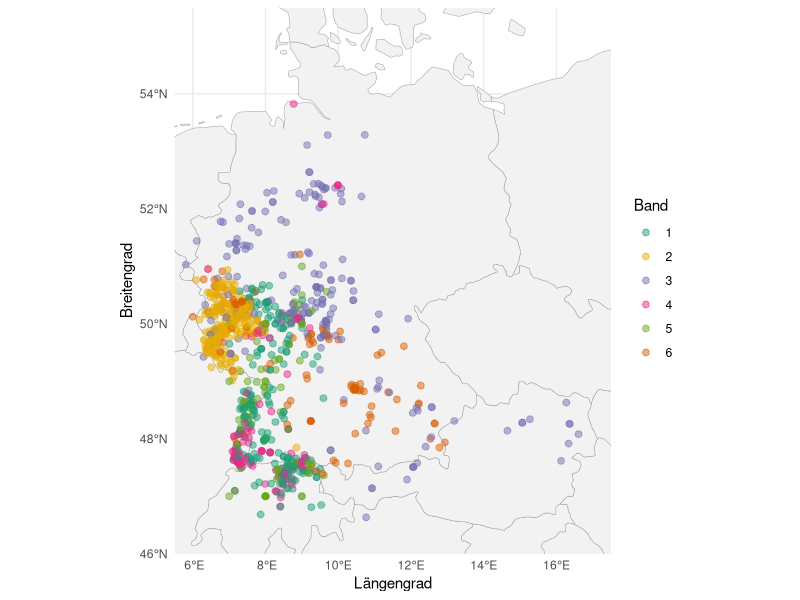
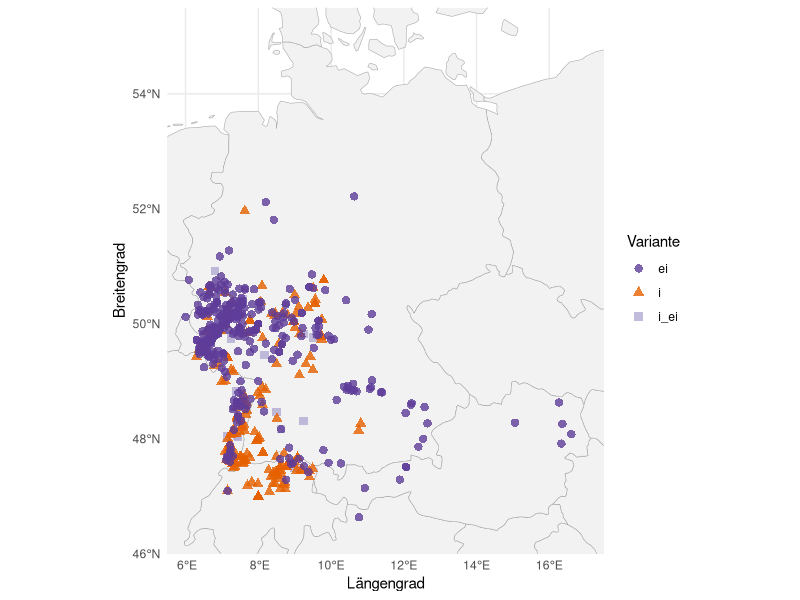
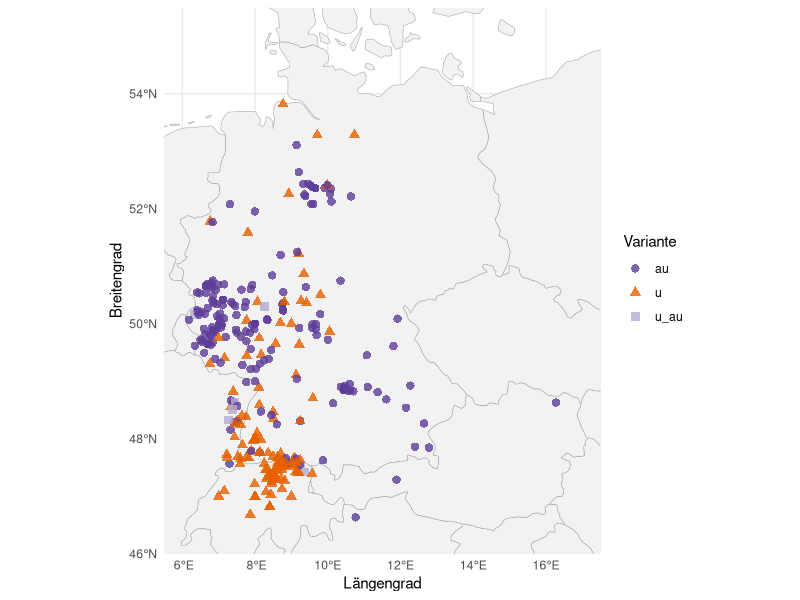
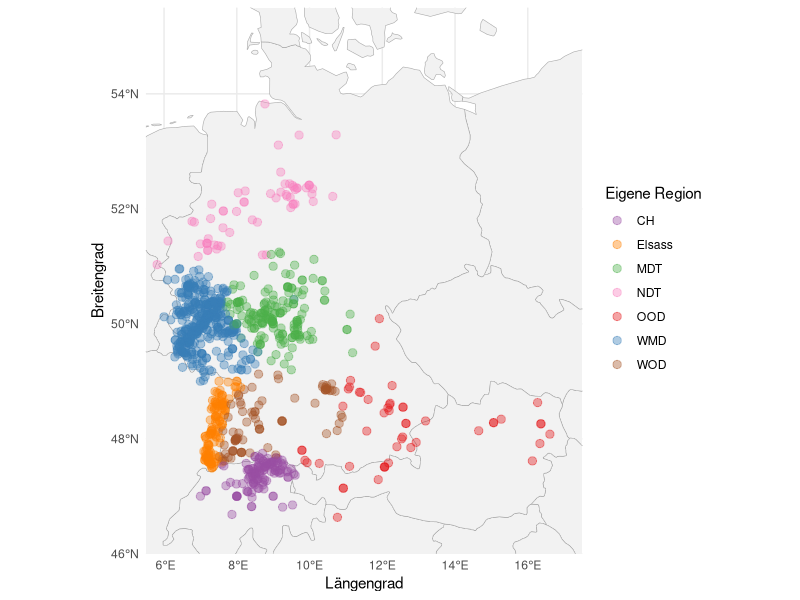
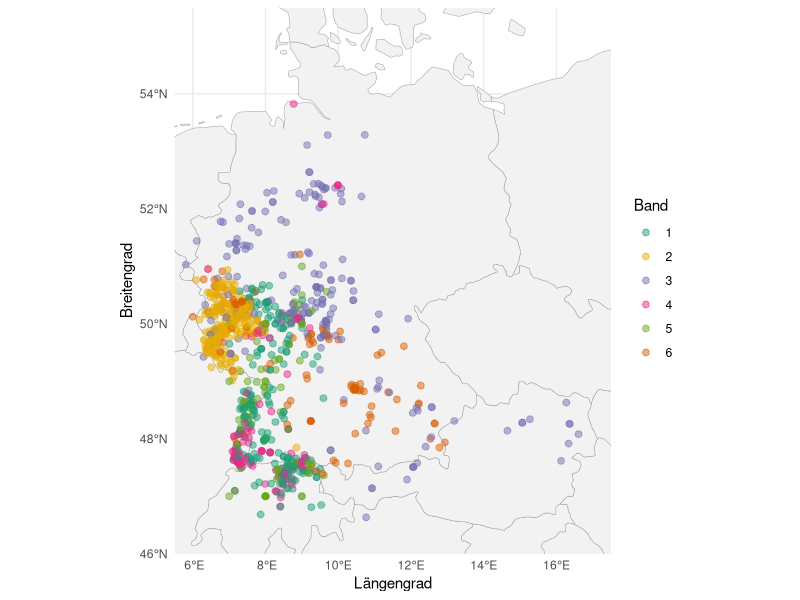
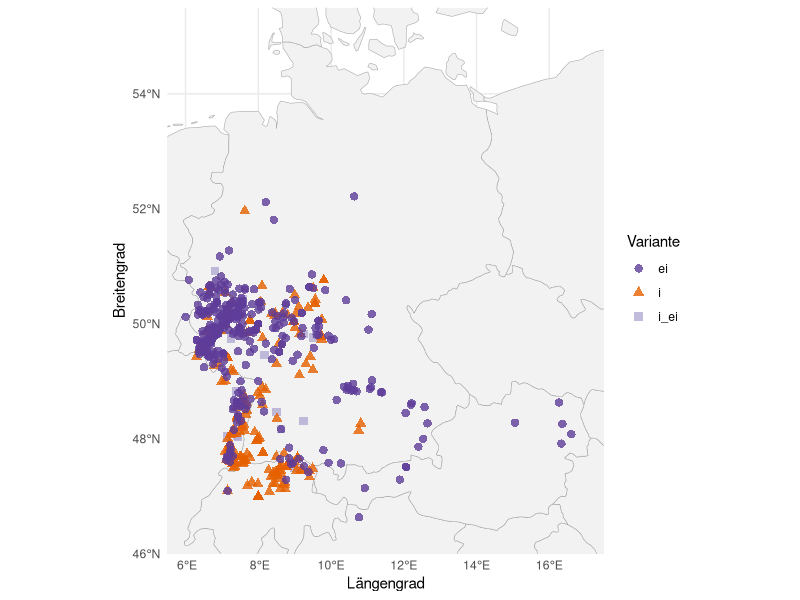
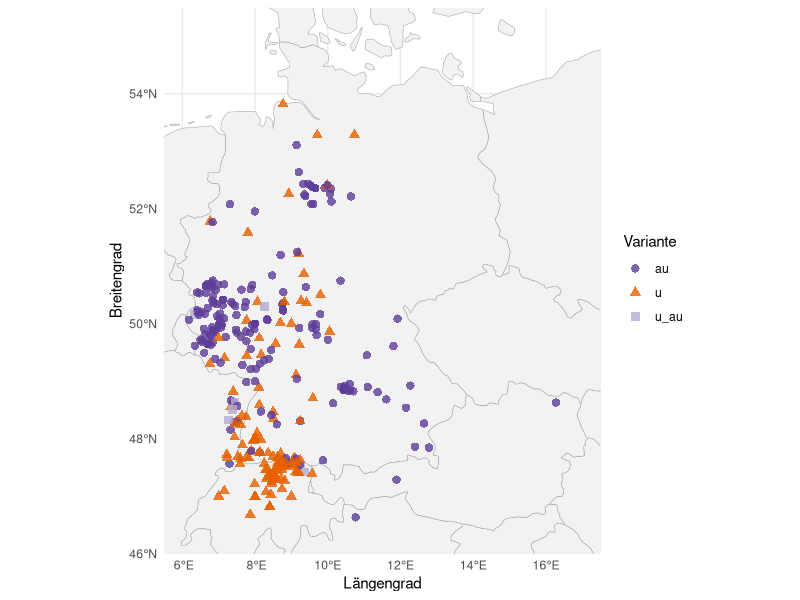
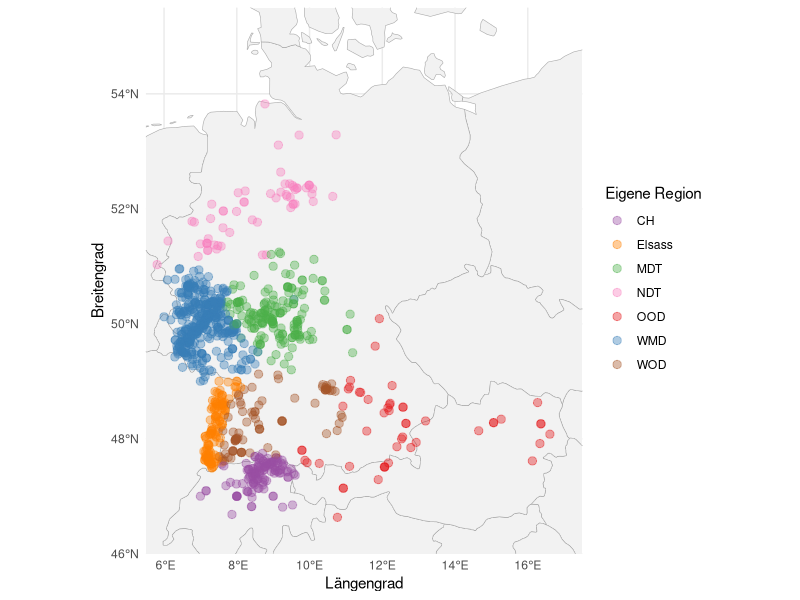

Write R code to recreate these figures, in order.
library(ggplot2)
library(dplyr)
library(sf)
library(rnaturalearth)
library(rnaturalearthdata)

# Daten einlesen und Koordinaten aufbereiten
# Pfad geht davon aus, dass das Skript aus scripts/scripts/ heraus laeuft
# (Datei liegt in scripts/data/Diphthongierung.csv, also eine Ebene hoch + data/)
df <- read.csv2("../data/Diphthongierung.csv", stringsAsFactors = FALSE)

df_map <- df %>% 
  filter(!is.na(X) & !is.na(Y)) %>%
  mutate(X = as.numeric(X), Y = as.numeric(Y))

# Weltkarte laden
world <- ne_countries(scale = "medium", returnclass = "sf")


# =========================================================
# KARTE 1: BÄNDE (MIT WUNSCHFARBEN UND GRÖSSEREM AUSSCHNITT)
# =========================================================
ggplot(data = world) +
  geom_sf(fill = "#f2f2f2", color = "darkgray") +
  
  geom_point(data = df_map, aes(x = X, y = Y, color = as.factor(Band)), 
             size = 2, alpha = 0.5) +
  
  # HIER IST DIE KORREKTUR: xlim bis 17.5 erweitert (für Wien und Umgebung)
  coord_sf(xlim = c(5.5, 17.5), ylim = c(46.0, 55.5), expand = FALSE) +
  
  scale_color_manual(
    name = "Band",
    values = c(
      "1" = "#1b9e77", 
      "2" = "#e6ab02", 
      "3" = "#7570b3", 
      "4" = "#e7298a", 
      "5" = "#66a61e", 
      "6" = "#d95f02"  
    )
  ) +
  
  theme_minimal() +
  labs(#title = "Räumliche Verteilung der Grimmschen Weistümer",
       #subtitle = "Farbliche Kennzeichnung nach Editionsband",
       x = "Längengrad", y = "Breitengrad")
       
ggsave("Karte_nach_Band.png", width = 8.5, height = 6, dpi = 300)

# =========================================================
# KARTE 2: DIPHTHONGIERUNG WEIN (î) - KUGELSICHER
# =========================================================
# Hinweis: Der fruehere erste Entwurf dieser Karte (Filter "Wein != """,
# einfache case_when-Klassifikation) hatte einen Syntaxfehler (fehlendes
# schliessendes Anfuehrungszeichen bei "#D55E00) und wurde entfernt, da er
# ohnehin von diesem robusteren Block ueberschrieben wurde.

# 1. Daten säubern (Leerzeichen an den Rändern entfernen)
df_wein <- df_map %>%
  filter(!is.na(Wein) & Wein != "") %>%
  mutate(Wein = trimws(Wein)) # Beseitigt versteckte Tippfehler

# 2. Karte zeichnen
ggplot(data = world) +
  geom_sf(fill = "#f2f2f2", color = "darkgray") +
  
  geom_point(data = df_wein, aes(x = X, y = Y, color = Wein, shape = Wein), 
             size = 2.5, alpha = 0.8) +
             
  coord_sf(xlim = c(5.5, 17.5), ylim = c(46.0, 55.5), expand = FALSE) +
  
  # Wir stellen 6 Farben bereit. Die ersten drei sind deine Wunschfarben!
  scale_color_manual(values = c("#5e3c99", "#e66101", "#b2abd2", "#a6dba0", "#008837", "#404040")) +
  
  # Wir stellen 6 Formen bereit, damit R für eine 4. Kategorie nicht abstürzt
  scale_shape_manual(values = c(16, 17, 15, 18, 3, 4)) +
  
  theme_minimal() +
  labs(#title = "Verteilung: mhd. î (Wein)",
       x = "Längengrad", y = "Breitengrad",
       color = "Variante", shape = "Variante")
       
ggsave("wein.png", width = 8.5, height = 6, dpi = 300)

# =========================================================
# KARTE 3: DIPHTHONGIERUNG HAUS (û) - KUGELSICHER
# =========================================================

# 1. Daten säubern (Leerzeichen an den Rändern entfernen)
df_haus <- df_map %>%
  filter(!is.na(Haus) & Haus != "") %>%
  mutate(Haus = trimws(Haus)) # Beseitigt versteckte Tippfehler wie "au " statt "au"

# 2. Karte zeichnen
ggplot(data = world) +
  geom_sf(fill = "#f2f2f2", color = "darkgray") +
  
  geom_point(data = df_haus, aes(x = X, y = Y, color = Haus, shape = Haus), 
             size = 2.5, alpha = 0.8) +
             
  coord_sf(xlim = c(5.5, 17.5), ylim = c(46.0, 55.5), expand = FALSE) +
  
  # Wir stellen 6 Farben bereit, falls es mehr als 3 Kategorien in der Spalte gibt.
  # Die ersten drei sind deine Wunschfarben!
  scale_color_manual(values = c("#5e3c99", "#e66101", "#b2abd2", "#a6dba0", "#008837", "#404040")) +
  
  # Wir stellen auch 6 Formen bereit, damit R nicht abstürzt
  scale_shape_manual(values = c(16, 17, 15, 18, 3, 4)) +
  
  theme_minimal() +
  labs(#title = "Verteilung: mhd. û (Haus)",
       x = "Längengrad", y = "Breitengrad",
       color = "Variante", shape = "Variante")

ggsave("haus.png", width = 8.5, height = 6, dpi = 300)

# =========================================================
# KARTE 4: REGIONALE ZUORDNUNG (AD HOC CLUSTER)
# =========================================================

# 1. Daten filtern und säubern
# Wir nutzen Region.eigene (so nennt R meist Spalten mit Leerzeichen)
# Falls R meckert, ändere "Region.eigene" in "`Region eigene`" (mit den Backticks)
df_region <- df_map %>%
  filter(!is.na(Region.eigene) & Region.eigene != "") %>%
  mutate(Region = trimws(Region.eigene)) # Leerzeichen abschneiden

# 2. Karte plotten
ggplot(data = world) +
  geom_sf(fill = "#f2f2f2", color = "darkgray") +
  
  geom_point(data = df_region, aes(x = X, y = Y, color = Region), 
             size = 2.5, alpha = 0.4) +
             
  coord_sf(xlim = c(5.5, 17.5), ylim = c(46.0, 55.5), expand = FALSE) +
  
  # 7 kontrastreiche Farben OHNE Gelb!
  scale_color_manual(
    name = "Eigene Region",
    values = c(
      "OOD"    = "#e41a1c", # Kräftiges Rot
      "WMD"    = "#377eb8", # Sattes Blau
      "MDT"    = "#4daf4a", # Grün
      "CH"     = "#984ea3", # Violett
      "Elsass" = "#ff7f00", # Dunkelorange
      "WOD"    = "#a65628", # Erdbraun
      "NDT"    = "#f781bf"  # Pink/Magenta
    )
  ) +
  
  theme_minimal() +
  labs(#title = "Dialektgeographische Zuordnung der Weistümer",
       #subtitle = "Ad-hoc-Klassifikation für die quantitative Auswertung",
       x = "Längengrad", y = "Breitengrad")

# 3. Speichern
ggsave("Karte_Regionen_Eigene.png", width = 8.5, height = 6, dpi = 300)
